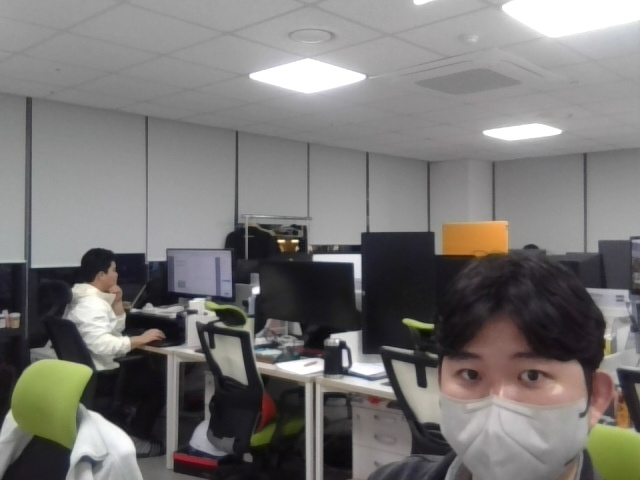
#> input picture v_openCV/imgs/photo.jpg, 640 x 480 px
$ python translate.py
#> lines starting #> are read from the running program, lines starting #| are printed output that depends on the picture
import cv2
import numpy as np

img = cv2.imread("../v_openCV/imgs/photo.jpg")
#> img is the input picture: shape (480, 640, 3); mean B, G, R 116.9, 118.6, 120.7
rows, cols = img.shape[0:2]
#> rows = 480; cols = 640
# [4 lines of commented-out code are left out]

dx, dy = 200, 100  # 픽셀 단위

mtrx = np.float32([[1, 0, dx],
                   [0, 1, dy]])

dst = cv2.warpAffine(img, mtrx, (cols+dx, rows+dy))
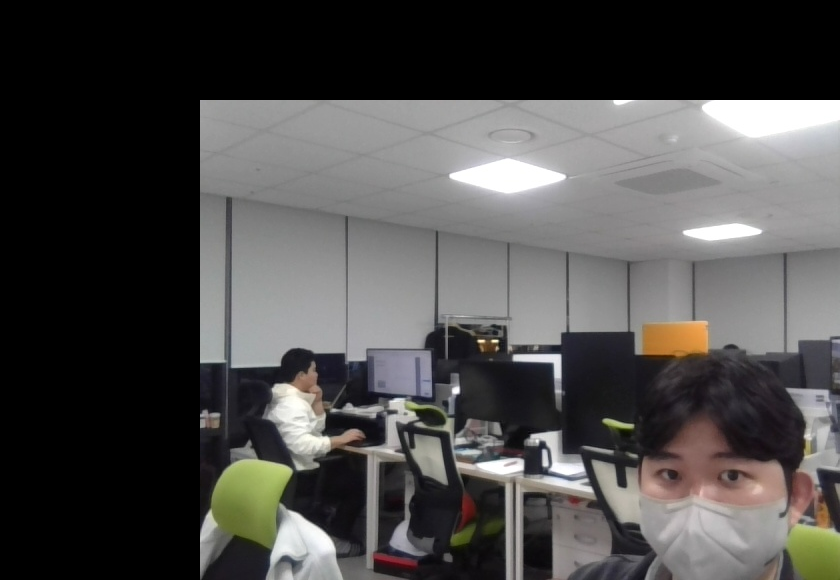
#> dst: shape (580, 840, 3); mean B, G, R 73.7, 74.8, 76.1

dst2 = cv2.warpAffine(img, mtrx, (cols+dx, rows+dy), None, \
                                cv2.INTER_LINEAR, cv2.BORDER_CONSTANT, (255, 0, 0))
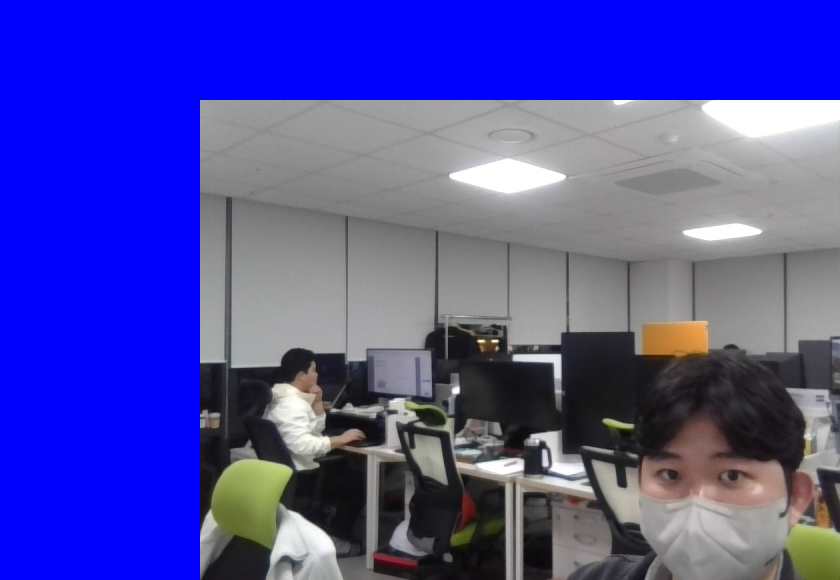
#> dst2: shape (580, 840, 3); mean B, G, R 167.9, 74.8, 76.1

dst3 = cv2.warpAffine(img, mtrx, (cols+dx, rows+dy), None, \
                                cv2.INTER_LINEAR, cv2.BORDER_REFLECT)
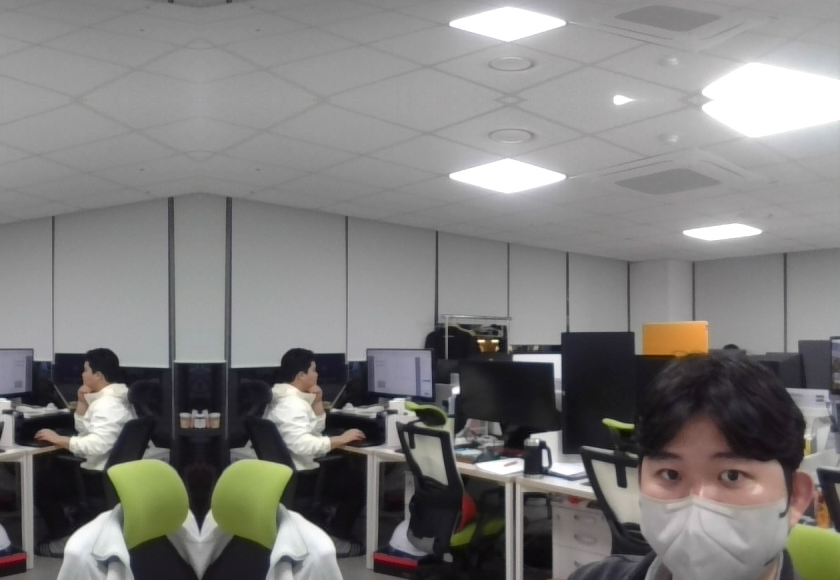
#> dst3: shape (580, 840, 3); mean B, G, R 124.6, 126.2, 127.5

cv2.imshow('original', img)
cv2.imshow('trans',dst)
cv2.imshow('BORDER_CONSTATNT', dst2)
cv2.imshow('BORDER_FEFLECT', dst3)
cv2.waitKey(0)
cv2.destroyAllWindows()

$ run again, with v_openCV/imgs/dog.jpg copied over v_openCV/imgs/photo.jpg
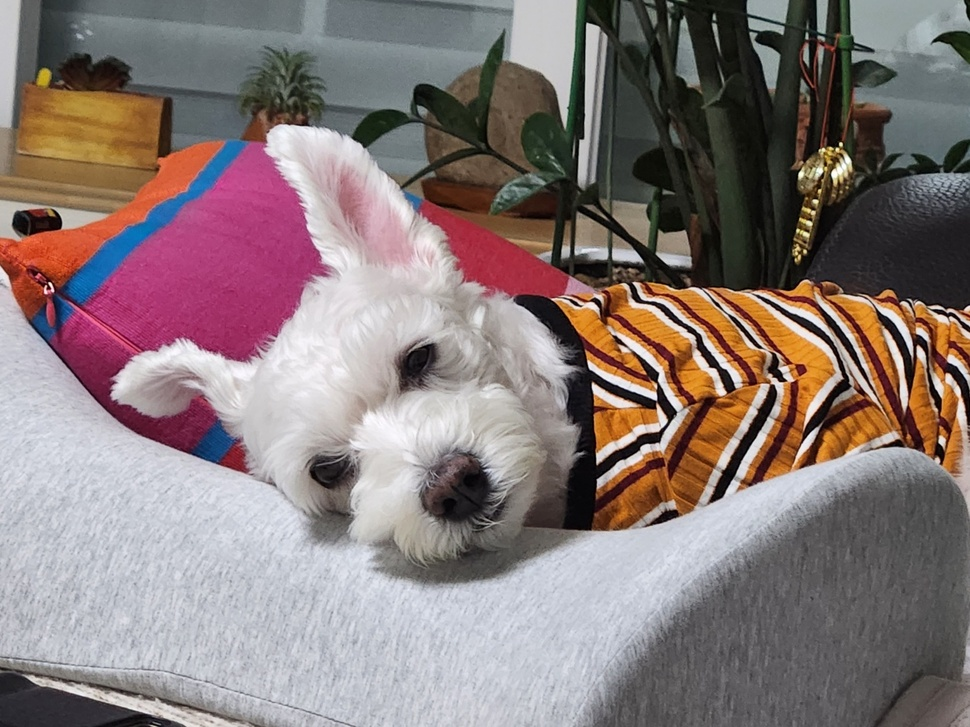
#> input picture v_openCV/imgs/dog.jpg, 970 x 727 px, shrunk from 1440 x 1080 before the run
#> img is the input picture: shape (727, 970, 3); mean B, G, R 120.8, 121.8, 135.8
#> `dst2 = cv2.warpAffine(img, mtrx, (cols+dx, rows+dy), None, \ cv2.INTER..`:
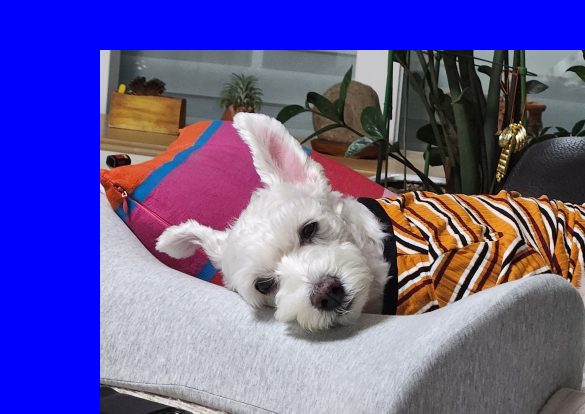
#> dst2: shape (827, 1170, 3) (shown at 1/2 size); mean B, G, R 157.2, 88.8, 99
#> `dst3 = cv2.warpAffine(img, mtrx, (cols+dx, rows+dy), None, \ cv2.INTER..`:
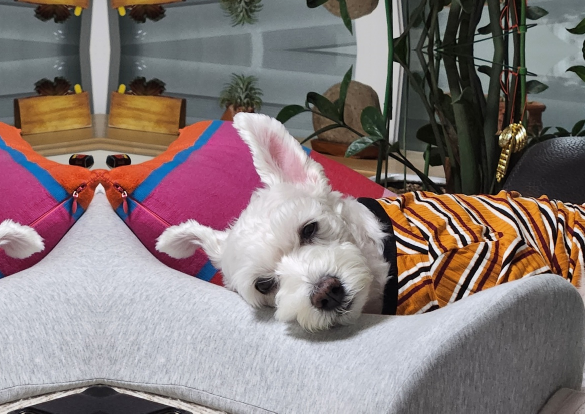
#> dst3: shape (827, 1170, 3) (shown at 1/2 size); mean B, G, R 120.8, 121.4, 134.3
